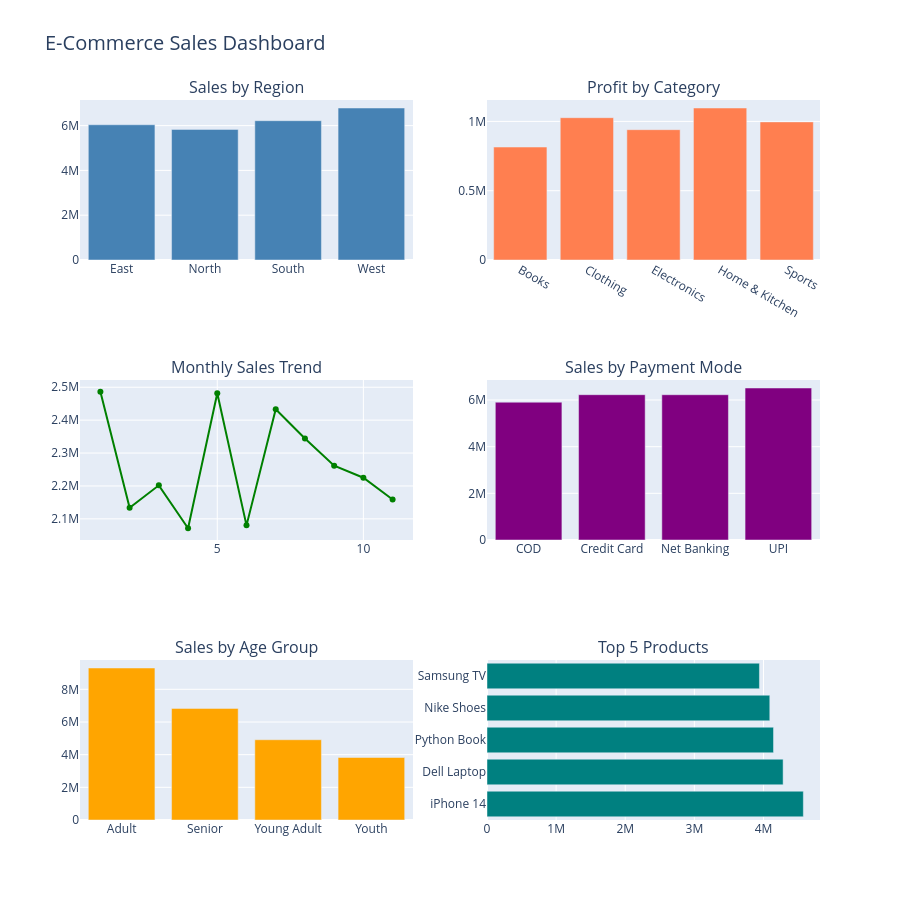

The code cell stored with this chart in its notebook:
### Code cell
import plotly.graph_objects as go
from plotly.subplots import make_subplots
import plotly.express as px

fig = make_subplots(
    rows=3, cols=2,
    subplot_titles=(
        'Sales by Region',
        'Profit by Category',
        'Monthly Sales Trend',
        'Sales by Payment Mode',
        'Sales by Age Group',
        'Top 5 Products'
    )
)

# Chart 1 - Sales by Region
region = df.groupby('Region')['Sales'].sum().reset_index()
fig.add_trace(go.Bar(
    x=region['Region'],
    y=region['Sales'],
    name='Region',
    marker_color='steelblue'),
    row=1, col=1)

# Chart 2 - Profit by Category
cat = df.groupby('Category')['Profit'].sum().reset_index()
fig.add_trace(go.Bar(
    x=cat['Category'],
    y=cat['Profit'],
    name='Category',
    marker_color='coral'),
    row=1, col=2)

# Chart 3 - Monthly Trend
monthly = df.groupby('Order_Month')['Sales'].sum().reset_index()
fig.add_trace(go.Scatter(
    x=monthly['Order_Month'],
    y=monthly['Sales'],
    mode='lines+markers',
    name='Monthly',
    line=dict(color='green')),
    row=2, col=1)

# Chart 4 - Payment Mode
payment = df.groupby('Payment_Mode')['Sales'].sum().reset_index()
fig.add_trace(go.Bar(
    x=payment['Payment_Mode'],
    y=payment['Sales'],
    name='Payment',
    marker_color='purple'),
    row=2, col=2)

# Chart 5 - Age Group
age = df.groupby('Age_Group')['Sales'].sum().reset_index()
fig.add_trace(go.Bar(
    x=age['Age_Group'],
    y=age['Sales'],
    name='Age Group',
    marker_color='orange'),
    row=3, col=1)

# Chart 6 - Top 5 Products
top5 = df.groupby('Product_Name')['Sales'].sum().sort_values(ascending=False).head(5).reset_index()
fig.add_trace(go.Bar(
    x=top5['Sales'],
    y=top5['Product_Name'],
    orientation='h',
    name='Products',
    marker_color='teal'),
    row=3, col=2)

fig.update_layout(
    height=900,
    title_text="E-Commerce Sales Dashboard",
    title_font_size=20,
    showlegend=False)

fig.write_html('task3_final_dashboard.html')
fig.show()
print("Dashboard displayed and saved!")

### Figure 1 — Plotly figure (JSON) as saved in the notebook; plotly's stock layout.template omitted (floating-point values rounded to 4 significant figures)
{"data": [{"marker": {"color": "steelblue"}, "name": "Region", "type": "bar", "x": ["East", "North", "South", "West"], "xaxis": "x", "y": [6039000.0, 5832000.0, 6220000.0, 6787000.0], "yaxis": "y"}, {"marker": {"color": "coral"}, "name": "Category", "type": "bar", "x": ["Books", "Clothing", "Electronics", "Home & Kitchen", "Sports"], "xaxis": "x2", "y": [815100.0, 1027000.0, 940400.0, 1097000.0, 996500.0], "yaxis": "y2"}, {"line": {"color": "green"}, "mode": "lines+markers", "name": "Monthly", "type": "scatter", "x": [1, 2, 3, 4, 5, 6, 7, 8, 9, 10, 11], "xaxis": "x3", "y": [2486000.0, 2133000.0, 2202000.0, 2071000.0, 2482000.0, 2080000.0, 2433000.0, 2344000.0, 2262000.0, 2225000.0, 2159000.0], "yaxis": "y3"}, {"marker": {"color": "purple"}, "name": "Payment", "type": "bar", "x": ["COD", "Credit Card", "Net Banking", "UPI"], "xaxis": "x4", "y": [5907000.0, 6229000.0, 6227000.0, 6515000.0], "yaxis": "y4"}, {"marker": {"color": "orange"}, "name": "Age Group", "type": "bar", "x": ["Adult", "Senior", "Young Adult", "Youth"], "xaxis": "x5", "y": [9305000.0, 6834000.0, 4912000.0, 3827000.0], "yaxis": "y5"}, {"marker": {"color": "teal"}, "name": "Products", "orientation": "h", "type": "bar", "x": [4577000.0, 4284000.0, 4145000.0, 4091000.0, 3942000.0], "xaxis": "x6", "y": ["iPhone 14", "Dell Laptop", "Python Book", "Nike Shoes", "Samsung TV"], "yaxis": "y6"}], "layout": {"annotations": [{"font": {"size": 16}, "showarrow": false, "text": "Sales by Region", "x": 0.225, "xanchor": "center", "xref": "paper", "y": 1, "yanchor": "bottom", "yref": "paper"}, {"font": {"size": 16}, "showarrow": false, "text": "Profit by Category", "x": 0.775, "xanchor": "center", "xref": "paper", "y": 1, "yanchor": "bottom", "yref": "paper"}, {"font": {"size": 16}, "showarrow": false, "text": "Monthly Sales Trend", "x": 0.225, "xanchor": "center", "xref": "paper", "y": 0.6111, "yanchor": "bottom", "yref": "paper"}, {"font": {"size": 16}, "showarrow": false, "text": "Sales by Payment Mode", "x": 0.775, "xanchor": "center", "xref": "paper", "y": 0.6111, "yanchor": "bottom", "yref": "paper"}, {"font": {"size": 16}, "showarrow": false, "text": "Sales by Age Group", "x": 0.225, "xanchor": "center", "xref": "paper", "y": 0.2222, "yanchor": "bottom", "yref": "paper"}, {"font": {"size": 16}, "showarrow": false, "text": "Top 5 Products", "x": 0.775, "xanchor": "center", "xref": "paper", "y": 0.2222, "yanchor": "bottom", "yref": "paper"}], "height": 900, "showlegend": false, "title": {"font": {"size": 20}, "text": "E-Commerce Sales Dashboard"}, "xaxis": {"anchor": "y", "domain": [0, 0.45]}, "xaxis2": {"anchor": "y2", "domain": [0.55, 1]}, "xaxis3": {"anchor": "y3", "domain": [0, 0.45]}, "xaxis4": {"anchor": "y4", "domain": [0.55, 1]}, "xaxis5": {"anchor": "y5", "domain": [0, 0.45]}, "xaxis6": {"anchor": "y6", "domain": [0.55, 1]}, "yaxis": {"anchor": "x", "domain": [0.7778, 1]}, "yaxis2": {"anchor": "x2", "domain": [0.7778, 1]}, "yaxis3": {"anchor": "x3", "domain": [0.3889, 0.6111]}, "yaxis4": {"anchor": "x4", "domain": [0.3889, 0.6111]}, "yaxis5": {"anchor": "x5", "domain": [0, 0.2222]}, "yaxis6": {"anchor": "x6", "domain": [0, 0.2222]}}}
